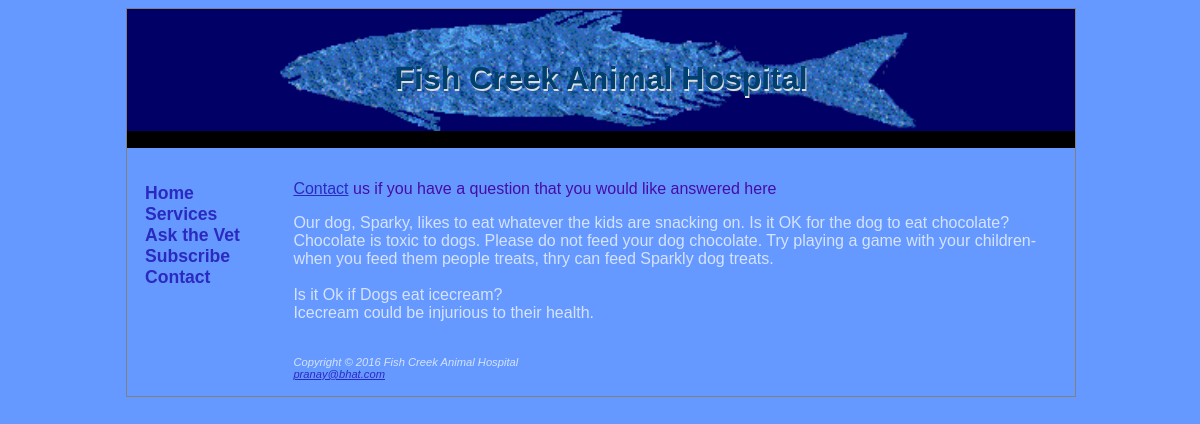
Page /index.php/welcome/askvet on the committed database.
### tables this page shows
CREATE TABLE `questions` (
  `questionid` int(100) NOT NULL,
  `question` varchar(255) NOT NULL,
  `answer` varchar(255) NOT NULL
);

### application/controllers/welcome.php (called while the page is built, shortened)
<?php
class Welcome extends CI_Controller {
		public function askvet(){
		$this->load->helper('url');
		$this->load->model("Askvet_Model");
				$data['type']= $this->Askvet_Model->ask();
				$this->load->view('askvet',$data);
		}
}
?>

### index.php (called while the page is built, shortened)
<?php
require_once BASEPATH.'core/CodeIgniter.php';

### application/models/Askvet_Model.php (called while the page is built, shortened)
<?php
    class Askvet_Model extends CI_Model{
        public function ask(){
                 $q = $this->db->get('questions');
                return $q;
            }
    }
?>

### application/views/askvet.php (the view, shortened to what this page needs)
<?php
echo "<html>\n";
echo "<head>\n";
?>
<link rel = "stylesheet" type = "text/css"
   href = "<?php echo base_url(); ?>css/style.css">
<?php
echo "</head>\n";
echo "<body>\n";
echo "<div id=\"wrapper\">\n";
echo "<div class=\"container\">\n";
echo "<header>\n";
echo "   <h1 style=\"color:#003f6e;\">Fish Creek Animal Hospital</h1>\n";
echo "</header>\n";
echo "<nav>\n";
echo "  <ul><b>\n";
echo "    <li><a href=\"http://localhost/pranay/index.php/welcome/index\">Home</a></li>\n";
echo "    <li><a href=\"http://localhost/pranay/index.php/welcome/services\">Services</a></li>\n";
echo "    <li><a href=\"http://localhost/pranay/index.php/welcome/askvet\">Ask the Vet</a></li>\n";
echo "    <li><a href=\"http://localhost/pranay/index.php/subscribe_control/hello\">Subscribe</a></li>\n";
echo "    <li><a href=\"http://localhost/pranay/index.php/welcome/Contact\">Contact</a></li>\n";
echo "  </b></ul>\n";
echo "</nav>\n";
echo "<article>\n";
echo "<p>\n";
echo "<a href=\"contact.php\">Contact</a> us if you have a question that you would like answered here<br>\n";
echo "</p>\n";
?>
<form  action= "http://localhost/pranay/index.php/Welcome/askvet" method='POST'>
<?php
if(!empty($type)){
		foreach($type->result() as $row)
		{
			 echo $row->question."<br>";
			 echo  $row->answer."</br>";
			 echo "<br>";
		}
	}
echo "</form> \n";
echo "<footer class=\"small\">\n";
echo "Copyright &#169 2016 Fish Creek Animal Hospital<br>\n";
echo "<a href=\"mailto:pranaybhat199@.com\">pranay@bhat.com</a>\n";
echo "</footer>\n";
echo "</div>\n";
echo "</div>\n";
echo "</body>\n";
echo "</html>\n";
?>

### css/style.css (style rules this page uses)
body { background-color:#6699ff; color: #d5e3ff; font-family: Arial; }
div.container { width: 100%; border: 1px solid gray; }
header { padding: 1em; color: white; background-color: black; background-image: url("bigfish.gif"); background-repeat: no-repeat; background-size:contain; text-align: center; text-shadow: 1px 2px #aaa; }
nav { float: left; max-width: 160px; margin: 0; padding: 1em; font-size: 1.1em; font-style: Bold; }
nav ul { list-style-type: none; padding: 0; }
nav ul a { text-decoration: none; }
article { margin-left: 150px; padding: 1em; overflow: hidden; }
footer.small { font-style: italic; font-size: 0.70em; }
b, strong { color: black; }
h1 { line-height: 200%; color:#d5e3ff; text-shadow: 1px 2px #dedede; }
#wrapper { margin-left: 10%; margin-right: 10%; }
a:link { color:#2a2ac0; }
p { color:#460da5; }

### rows in the picture
questions: question "Our dog, Sparky, likes to eat whatever the kids are snacking on. Is it OK for the dog to eat chocolate?", answer "Chocolate is toxic to dogs. Please do not feed your dog chocolate. Try playing a game with your children-when you feed them people treats, thry can feed Sparkly dog treats."
questions: question "Is it Ok if Dogs eat icecream?", answer "Icecream could be injurious to their health."
